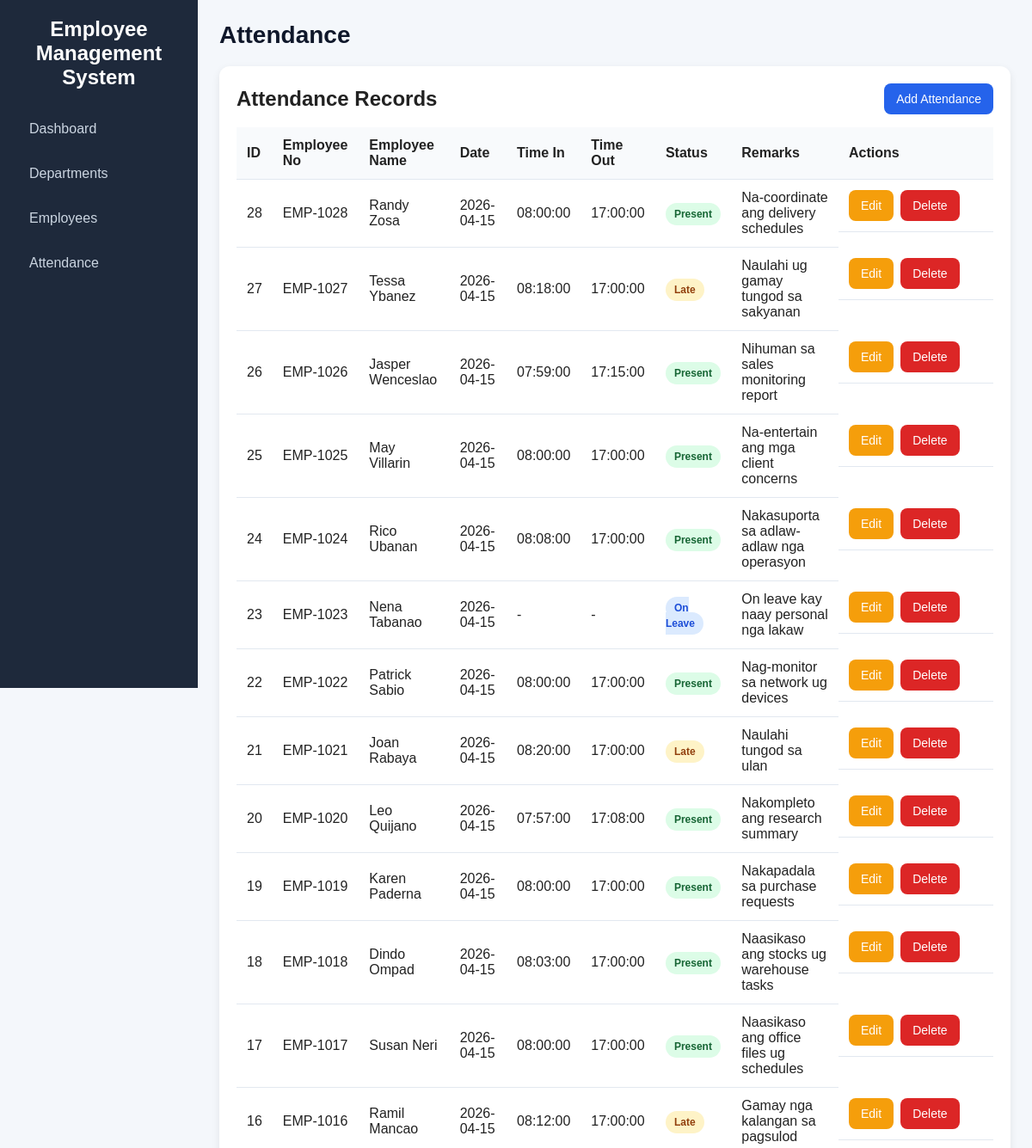
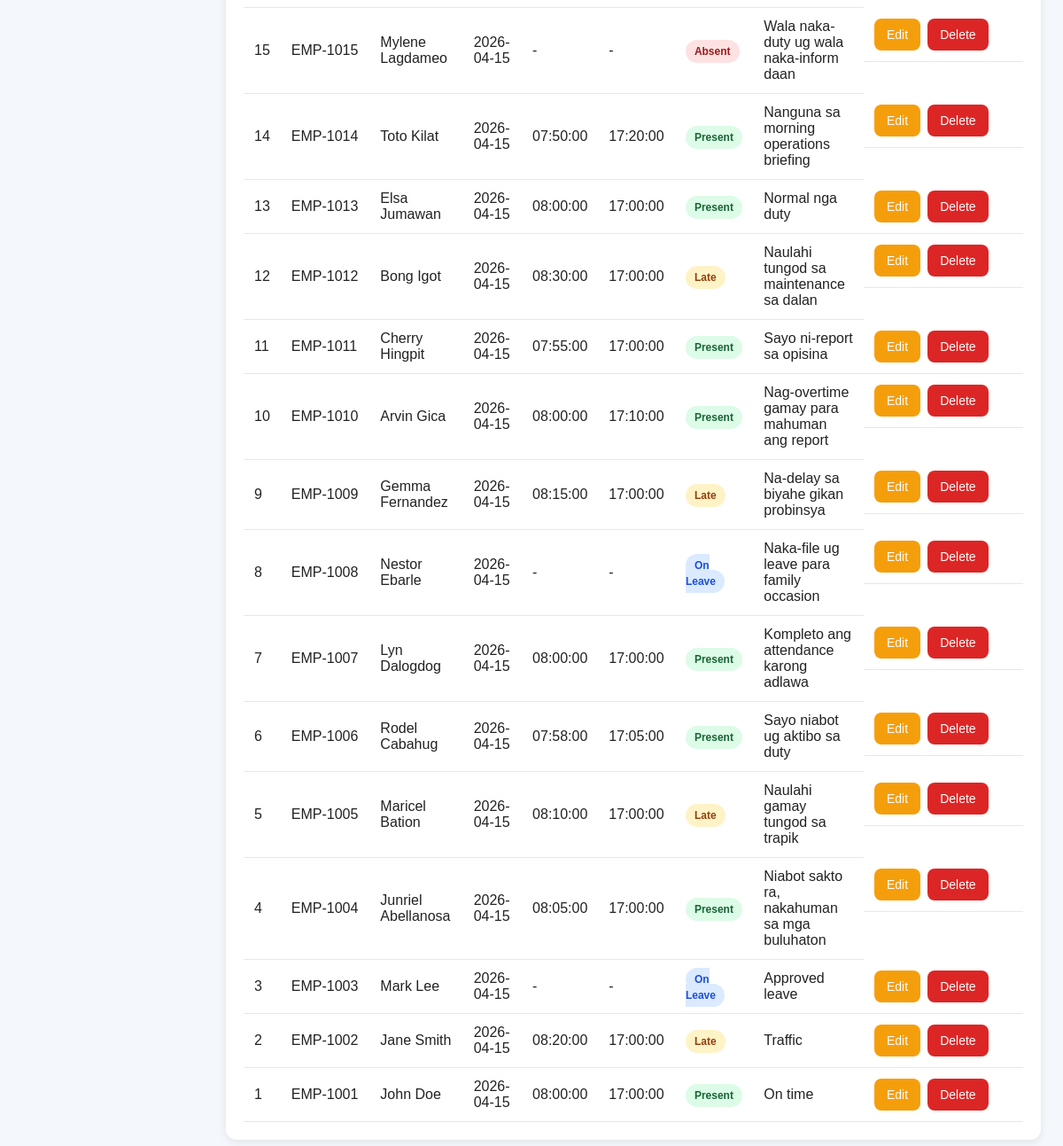
The page /attendance/index.php on the database its author committed (2 pictures, top to bottom).
### tables this page shows
CREATE TABLE attendance (
    id INT AUTO_INCREMENT PRIMARY KEY,
    employee_id INT NOT NULL,
    attendance_date DATE NOT NULL,
    time_in TIME DEFAULT NULL,
    time_out TIME DEFAULT NULL,
    attendance_status ENUM('Present', 'Absent', 'Late', 'On Leave') NOT NULL DEFAULT 'Present',
    remarks VARCHAR(255) DEFAULT NULL,
    created_at TIMESTAMP DEFAULT CURRENT_TIMESTAMP,
    CONSTRAINT fk_attendance_employee
        FOREIGN KEY (employee_id) REFERENCES employees(id)
        ON DELETE CASCADE ON UPDATE CASCADE
);

CREATE TABLE employees (
    id INT AUTO_INCREMENT PRIMARY KEY,
    employee_no VARCHAR(50) NOT NULL UNIQUE,
    first_name VARCHAR(100) NOT NULL,
    last_name VARCHAR(100) NOT NULL,
    email VARCHAR(150) NOT NULL UNIQUE,
    phone VARCHAR(30) DEFAULT NULL,
    job_title VARCHAR(100) NOT NULL,
    hire_date DATE NOT NULL,
    salary DECIMAL(10,2) NOT NULL DEFAULT 0.00,
    status ENUM('Active', 'Inactive') NOT NULL DEFAULT 'Active',
    department_id INT NOT NULL,
    created_at TIMESTAMP DEFAULT CURRENT_TIMESTAMP,
    CONSTRAINT fk_employee_department
        FOREIGN KEY (department_id) REFERENCES departments(id)
        ON DELETE RESTRICT ON UPDATE CASCADE
);

### attendance/index.php (the view, shortened to what this page needs)
<?php
require_once '../config/database.php';
include '../includes/header.php';
$stmt = $pdo->query("
    SELECT attendance.*, employees.employee_no, employees.first_name, employees.last_name
    FROM attendance
    INNER JOIN employees ON attendance.employee_id = employees.id
    ORDER BY attendance.id DESC
");
$records = $stmt->fetchAll();
?>
<div class="table-container">
    <div class="section-header">
        <h2>Attendance Records</h2>
        <a href="create.php" class="btn btn-primary">Add Attendance</a>
    </div>
    <table>
        <thead>
            <tr>
                <th>ID</th>
                <th>Employee No</th>
                <th>Employee Name</th>
                <th>Date</th>
                <th>Time In</th>
                <th>Time Out</th>
                <th>Status</th>
                <th>Remarks</th>
                <th width="180">Actions</th>
            </tr>
        </thead>
        <tbody>
            <?php if ($records): ?>
                <?php foreach ($records as $row): ?>
                    <?php
                    $badgeClass = 'badge-present';
                    if ($row['attendance_status'] === 'Late') $badgeClass = 'badge-late';
                    if ($row['attendance_status'] === 'Absent') $badgeClass = 'badge-absent';
                    if ($row['attendance_status'] === 'On Leave') $badgeClass = 'badge-leave';
                    ?>
                    <tr>
                        <td><?= htmlspecialchars($row['id']) ?></td>
                        <td><?= htmlspecialchars($row['employee_no']) ?></td>
                        <td><?= htmlspecialchars($row['first_name'] . ' ' . $row['last_name']) ?></td>
                        <td><?= htmlspecialchars($row['attendance_date']) ?></td>
                        <td><?= htmlspecialchars($row['time_in'] ?? '-') ?></td>
                        <td><?= htmlspecialchars($row['time_out'] ?? '-') ?></td>
                        <td><span class="badge <?= $badgeClass ?>"><?= htmlspecialchars($row['attendance_status']) ?></span></td>
                        <td><?= htmlspecialchars($row['remarks'] ?? '-') ?></td>
                        <td class="actions">
                            <a href="edit.php?id=<?= $row['id'] ?>" class="btn btn-warning">Edit</a>
                            <a href="delete.php?id=<?= $row['id'] ?>" class="btn btn-danger" onclick="return confirm('Delete this attendance record?');">Delete</a>
                        </td>
                    </tr>
                <?php endforeach; ?>
            <?php else: ?>
                <tr>
                    <td colspan="9">No attendance records found.</td>
                </tr>
            <?php endif; ?>
        </tbody>
    </table>
</div>
<?php include '../includes/footer.php'; ?>

### assets/style.css (style rules this page uses)
* { margin: 0; padding: 0; box-sizing: border-box; font-family: Arial, Helvetica, sans-serif; }
body { display: flex; background: #f4f7fb; color: #222; }
.table-container { background: #fff; padding: 20px; border-radius: 12px; box-shadow: 0 3px 10px rgba(0,0,0,0.08); overflow-x: auto; }
table { width: 100%; border-collapse: collapse; margin-top: 12px; }
table th, table td { border-bottom: 1px solid #e2e8f0; padding: 12px; text-align: left; }
table th { background: #f8fafc; }
.btn { display: inline-block; padding: 10px 14px; text-decoration: none; border: none; border-radius: 8px; cursor: pointer; transition: 0.3s; font-size: 14px; }
.btn-primary { background: #2563eb; color: white; }
.btn-warning { background: #f59e0b; color: white; }
.btn-danger { background: #dc2626; color: white; }
.actions { display: flex; gap: 8px; flex-wrap: wrap; }
.section-header { display: flex; justify-content: space-between; align-items: center; margin-bottom: 15px; gap: 10px; flex-wrap: wrap; }
.badge { padding: 6px 10px; border-radius: 999px; font-size: 12px; font-weight: bold; }
.badge-present { background: #dcfce7; color: #166534; }
.badge-late { background: #fef3c7; color: #92400e; }
.badge-absent { background: #fee2e2; color: #991b1b; }
.badge-leave { background: #dbeafe; color: #1d4ed8; }

### rows shown on the page
attendance: id "28", employee.employee_no "EMP-1028", employee.last_name "Randy Zosa", attendance_date "2026-04-15", time_in "08:00:00", time_out "17:00:00", attendance_status "Present", remarks "Na-coordinate ang delivery schedules"
attendance: id "27", employee.employee_no "EMP-1027", employee.last_name "Tessa Ybanez", attendance_date "2026-04-15", time_in "08:18:00", time_out "17:00:00", attendance_status "Late", remarks "Naulahi ug gamay tungod sa sakyanan"
attendance: id "26", employee.employee_no "EMP-1026", employee.last_name "Jasper Wenceslao", attendance_date "2026-04-15", time_in "07:59:00", time_out "17:15:00", attendance_status "Present", remarks "Nihuman sa sales monitoring report"
attendance: id "25", employee.employee_no "EMP-1025", employee.last_name "May Villarin", attendance_date "2026-04-15", time_in "08:00:00", time_out "17:00:00", attendance_status "Present", remarks "Na-entertain ang mga client concerns"
attendance: id "24", employee.employee_no "EMP-1024", employee.last_name "Rico Ubanan", attendance_date "2026-04-15", time_in "08:08:00", time_out "17:00:00", attendance_status "Present", remarks "Nakasuporta sa adlaw-adlaw nga operasyon"
attendance: id "23", employee.employee_no "EMP-1023", employee.last_name "Nena Tabanao", attendance_date "2026-04-15", time_in "-", time_out "-", attendance_status "On Leave", remarks "On leave kay naay personal nga lakaw"
attendance: id "22", employee.employee_no "EMP-1022", employee.last_name "Patrick Sabio", attendance_date "2026-04-15", time_in "08:00:00", time_out "17:00:00", attendance_status "Present", remarks "Nag-monitor sa network ug devices"
attendance: id "21", employee.employee_no "EMP-1021", employee.last_name "Joan Rabaya", attendance_date "2026-04-15", time_in "08:20:00", time_out "17:00:00", attendance_status "Late", remarks "Naulahi tungod sa ulan"
attendance: id "20", employee.employee_no "EMP-1020", employee.last_name "Leo Quijano", attendance_date "2026-04-15", time_in "07:57:00", time_out "17:08:00", attendance_status "Present", remarks "Nakompleto ang research summary"
attendance: id "19", employee.employee_no "EMP-1019", employee.last_name "Karen Paderna", attendance_date "2026-04-15", time_in "08:00:00", time_out "17:00:00", attendance_status "Present", remarks "Nakapadala sa purchase requests"
attendance: id "18", employee.employee_no "EMP-1018", employee.last_name "Dindo Ompad", attendance_date "2026-04-15", time_in "08:03:00", time_out "17:00:00", attendance_status "Present", remarks "Naasikaso ang stocks ug warehouse tasks"
attendance: id "17", employee.employee_no "EMP-1017", employee.last_name "Susan Neri", attendance_date "2026-04-15", time_in "08:00:00", time_out "17:00:00", attendance_status "Present", remarks "Naasikaso ang office files ug schedules"
attendance: id "16", employee.employee_no "EMP-1016", employee.last_name "Ramil Mancao", attendance_date "2026-04-15", time_in "08:12:00", time_out "17:00:00", attendance_status "Late", remarks "Gamay nga kalangan sa pagsulod"
attendance: id "15", employee.employee_no "EMP-1015", employee.last_name "Mylene Lagdameo", attendance_date "2026-04-15", time_in "-", time_out "-", attendance_status "Absent", remarks "Wala naka-duty ug wala naka-inform daan"
attendance: id "14", employee.employee_no "EMP-1014", employee.last_name "Toto Kilat", attendance_date "2026-04-15", time_in "07:50:00", time_out "17:20:00", attendance_status "Present", remarks "Nanguna sa morning operations briefing"
attendance: id "13", employee.employee_no "EMP-1013", employee.last_name "Elsa Jumawan", attendance_date "2026-04-15", time_in "08:00:00", time_out "17:00:00", attendance_status "Present", remarks "Normal nga duty"
attendance: id "12", employee.employee_no "EMP-1012", employee.last_name "Bong Igot", attendance_date "2026-04-15", time_in "08:30:00", time_out "17:00:00", attendance_status "Late", remarks "Naulahi tungod sa maintenance sa dalan"
attendance: id "11", employee.employee_no "EMP-1011", employee.last_name "Cherry Hingpit", attendance_date "2026-04-15", time_in "07:55:00", time_out "17:00:00", attendance_status "Present", remarks "Sayo ni-report sa opisina"
attendance: id "10", employee.employee_no "EMP-1010", employee.last_name "Arvin Gica", attendance_date "2026-04-15", time_in "08:00:00", time_out "17:10:00", attendance_status "Present", remarks "Nag-overtime gamay para mahuman ang report"
attendance: id "9", employee.employee_no "EMP-1009", employee.last_name "Gemma Fernandez", attendance_date "2026-04-15", time_in "08:15:00", time_out "17:00:00", attendance_status "Late", remarks "Na-delay sa biyahe gikan probinsya"
attendance: id "8", employee.employee_no "EMP-1008", employee.last_name "Nestor Ebarle", attendance_date "2026-04-15", time_in "-", time_out "-", attendance_status "On Leave", remarks "Naka-file ug leave para family occasion"
attendance: id "7", employee.employee_no "EMP-1007", employee.last_name "Lyn Dalogdog", attendance_date "2026-04-15", time_in "08:00:00", time_out "17:00:00", attendance_status "Present", remarks "Kompleto ang attendance karong adlawa"
attendance: id "6", employee.employee_no "EMP-1006", employee.last_name "Rodel Cabahug", attendance_date "2026-04-15", time_in "07:58:00", time_out "17:05:00", attendance_status "Present", remarks "Sayo niabot ug aktibo sa duty"
attendance: id "5", employee.employee_no "EMP-1005", employee.last_name "Maricel Bation", attendance_date "2026-04-15", time_in "08:10:00", time_out "17:00:00", attendance_status "Late", remarks "Naulahi gamay tungod sa trapik"
attendance: id "4", employee.employee_no "EMP-1004", employee.last_name "Junriel Abellanosa", attendance_date "2026-04-15", time_in "08:05:00", time_out "17:00:00", attendance_status "Present", remarks "Niabot sakto ra, nakahuman sa mga buluhaton"
attendance: id "3", employee.employee_no "EMP-1003", employee.last_name "Mark Lee", attendance_date "2026-04-15", time_in "-", time_out "-", attendance_status "On Leave", remarks "Approved leave"
attendance: id "2", employee.employee_no "EMP-1002", employee.last_name "Jane Smith", attendance_date "2026-04-15", time_in "08:20:00", time_out "17:00:00", attendance_status "Late", remarks "Traffic"
attendance: id "1", employee.employee_no "EMP-1001", employee.last_name "John Doe", attendance_date "2026-04-15", time_in "08:00:00", time_out "17:00:00", attendance_status "Present", remarks "On time"

### other values the page prints
$pageTitle "Attendance"
